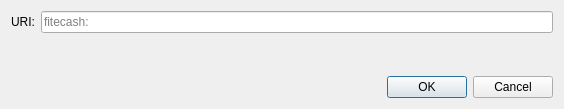
<?xml version="1.0" encoding="UTF-8"?>
<ui version="4.0">
 <class>OpenURIDialog</class>
 <widget class="QDialog" name="OpenURIDialog">
  <property name="geometry">
   <rect>
    <x>0</x>
    <y>0</y>
    <width>564</width>
    <height>109</height>
   </rect>
  </property>
  <property name="windowTitle">
   <string>Open fitecash URI</string>
  </property>
  <layout class="QVBoxLayout" name="verticalLayout">
   <item>
    <layout class="QHBoxLayout" name="horizontalLayout">
     <item>
      <widget class="QLabel" name="label">
       <property name="text">
        <string>URI:</string>
       </property>
      </widget>
     </item>
     <item>
      <widget class="QValidatedLineEdit" name="uriEdit">
       <property name="placeholderText">
        <string notr="true">fitecash:</string>
       </property>
      </widget>
     </item>
    </layout>
   </item>
   <item>
    <spacer name="verticalSpacer">
     <property name="orientation">
      <enum>Qt::Vertical</enum>
     </property>
     <property name="sizeHint" stdset="0">
      <size>
       <width>20</width>
       <height>40</height>
      </size>
     </property>
    </spacer>
   </item>
   <item>
    <widget class="QDialogButtonBox" name="buttonBox">
     <property name="orientation">
      <enum>Qt::Horizontal</enum>
     </property>
     <property name="standardButtons">
      <set>QDialogButtonBox::Cancel|QDialogButtonBox::Ok</set>
     </property>
    </widget>
   </item>
  </layout>
 </widget>
 <customwidgets>
  <customwidget>
   <class>QValidatedLineEdit</class>
   <extends>QLineEdit</extends>
   <header>qt/qvalidatedlineedit.h</header>
  </customwidget>
 </customwidgets>
 <resources/>
 <connections>
  <connection>
   <sender>buttonBox</sender>
   <signal>accepted()</signal>
   <receiver>OpenURIDialog</receiver>
   <slot>accept()</slot>
   <hints>
    <hint type="sourcelabel">
     <x>248</x>
     <y>254</y>
    </hint>
    <hint type="destinationlabel">
     <x>157</x>
     <y>274</y>
    </hint>
   </hints>
  </connection>
  <connection>
   <sender>buttonBox</sender>
   <signal>rejected()</signal>
   <receiver>OpenURIDialog</receiver>
   <slot>reject()</slot>
   <hints>
    <hint type="sourcelabel">
     <x>316</x>
     <y>260</y>
    </hint>
    <hint type="destinationlabel">
     <x>286</x>
     <y>274</y>
    </hint>
   </hints>
  </connection>
 </connections>
</ui>
